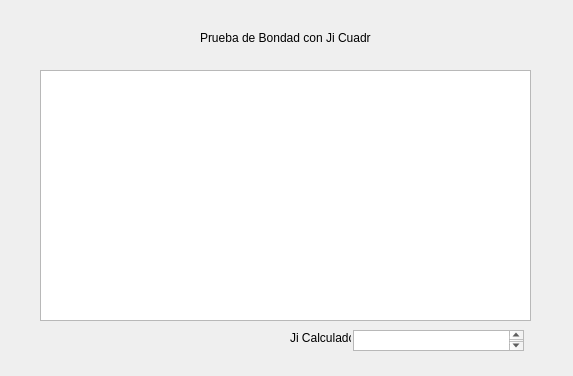
<?xml version="1.0" encoding="UTF-8"?>
<ui version="4.0">
 <class>Dialog</class>
 <widget class="QDialog" name="Dialog">
  <property name="geometry">
   <rect>
    <x>0</x>
    <y>0</y>
    <width>573</width>
    <height>376</height>
   </rect>
  </property>
  <property name="windowTitle">
   <string>Dialog</string>
  </property>
  <widget class="QTableView" name="tableView">
   <property name="geometry">
    <rect>
     <x>40</x>
     <y>70</y>
     <width>491</width>
     <height>251</height>
    </rect>
   </property>
  </widget>
  <widget class="QLabel" name="label">
   <property name="geometry">
    <rect>
     <x>290</x>
     <y>330</y>
     <width>61</width>
     <height>16</height>
    </rect>
   </property>
   <property name="text">
    <string>Ji Calculado</string>
   </property>
  </widget>
  <widget class="QTextEdit" name="textEdit">
   <property name="geometry">
    <rect>
     <x>353</x>
     <y>330</y>
     <width>171</width>
     <height>21</height>
    </rect>
   </property>
  </widget>
  <widget class="QLabel" name="label_2">
   <property name="geometry">
    <rect>
     <x>200</x>
     <y>30</y>
     <width>171</width>
     <height>16</height>
    </rect>
   </property>
   <property name="text">
    <string>Prueba de Bondad con Ji Cuadrado</string>
   </property>
  </widget>
 </widget>
 <resources/>
 <connections/>
</ui>
